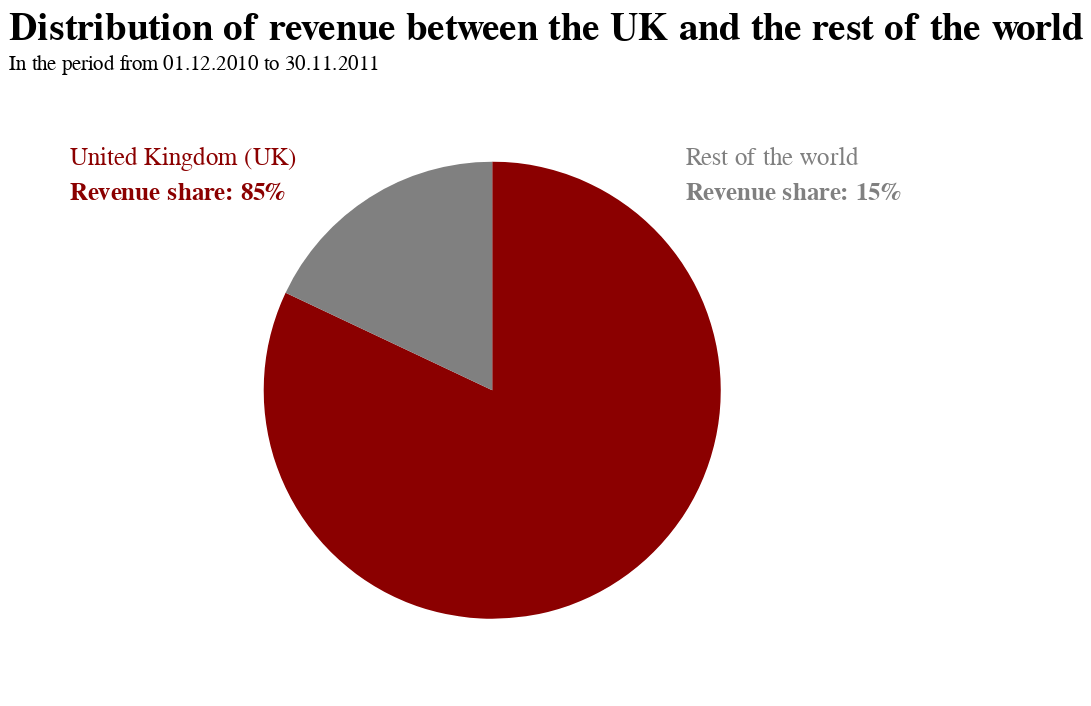

Notebook code for this chart:
### Markdown cell above
#### Chart Beschreibung
Anschließend soll nun dargestellt werden, wie die tatsächliche prozentuale Umsatzverteilung zwischen UK und anderen Ländern bzw. dem Rest der Welt ist, da im vorangegangen Chart bereits zu erkennen war, dass ein sehr großer Anteil auf Uk fällt (Länder neben UK werden zusammengefasst, da die Anteile sehr klein sind - hierdurch wird die Übersichtlichkeit gewährleistet). Als Visualisierungsart wird dabei ein Kreisdiagramm verwendet, um die Verhältnisse der Umsatzverteilung darzustellen. Das Diagramm wird verwendet da nur zwei Ausprägungen vorhanden sind und so eine Interpretation leicht für den Nutzer möglich ist. Um den Chart zu optimieren wird Clutter eleminiert indem Hilfs und Gridlinien, sowie die Rahmen rechts und oben entfernt werden (Closure). Zudem wird die separate Legende entfernt und in den Chart integriert. Hier wird durch den farblichen Text, welcher die zwei Kategorien beschreibt die Legende ersetzt (Closure). Durch die Nähe des Textes an den Kategorien des Chartes(Proximity) werden die Kategorien mit der Schrift zusätzlich assoziiert. Der Fokus wird gezielt mit (hue) Farbe (rot) und (shape) Form, sowie Breite (Width) des Textes auf den aktuellen Stand des Umsatzanteils des Landes UK gelegt.

### Code cell
# funktioniert
chart = alt.Chart(df_plot).encode(
    theta=alt.Theta("TotalPrice:Q"), 
    color=alt.condition(
        alt.FieldOneOfPredicate("Country", ["United Kingdom"]),
        alt.value("darkred"),     
        alt.value("grey")     
    )
).properties(
    title={"text":["Distribution of revenue between the UK and the rest of the world"], "subtitle":["In the period from 01.12.2010 to 30.11.2011"]},
    width=550,
    height=350
)

pie = chart.mark_arc(outerRadius=130)
#text = chart.mark_text(radius=130, size=12).encode(text="Country:N")

text_uk = alt.Chart().mark_text(
    align="left",
    baseline="bottom",
    fontSize=14,
    fontWeight=400,
    color="darkred"
).encode(
    x=alt.value(35),  # pixels from left
    y=alt.value(50),  # pixels from top
    text=alt.value("United Kingdom (UK)")
)
revenue_uk = alt.Chart().mark_text(
    align="left",
    baseline="bottom",
    fontSize=14,
    fontWeight=700,
    color="darkred"
).encode(
    x=alt.value(35),  # pixels from left
    y=alt.value(70),  # pixels from top
    text=alt.value("Revenue share: 85%")
)

text_rest = alt.Chart().mark_text(
    align="left",
    baseline="bottom",
    fontSize=14,
    fontWeight=400,
    color="grey"
).encode(
    x=alt.value(385),  # pixels from left
    y=alt.value(50),  # pixels from top
    text=alt.value("Rest of the world")
)

revenue_rest = alt.Chart().mark_text(
    align="left",
    baseline="bottom",
    fontSize=14,
    fontWeight=700,
    color="grey"
).encode(
    x=alt.value(385),  # pixels from left
    y=alt.value(70),  # pixels from top
    text=alt.value("Revenue share: 15%")
)

alt.layer(pie, text_uk, revenue_uk, text_rest, revenue_rest).configure_view(
    strokeWidth=0
).configure_title(
    fontSize=22,
    font="Arial",
    color="black",
    anchor="start"
).configure_axis(
    labelFont="Arial",
    titleFont="Arial",
    labelFontSize=14,
    titleFontSize=16
)

### Figure 1 — Vega-Lite specification as saved in the notebook (floating-point values rounded to 4 significant figures)
{"config": {"view": {"continuousWidth": 400, "continuousHeight": 300, "strokeWidth": 0}, "axis": {"labelFont": "Arial", "labelFontSize": 14, "titleFont": "Arial", "titleFontSize": 16}, "title": {"anchor": "start", "color": "black", "font": "Arial", "fontSize": 22}}, "layer": [{"data": {"name": "data-f06da2a50347abd053a70f6745821e11"}, "mark": {"type": "arc", "outerRadius": 130}, "encoding": {"color": {"condition": {"value": "darkred", "test": {"field": "Country", "oneOf": ["United Kingdom"]}}, "value": "grey"}, "theta": {"field": "TotalPrice", "type": "quantitative"}}, "height": 350, "title": {"text": ["Distribution of revenue between the UK and the rest of the world"], "subtitle": ["In the period from 01.12.2010 to 30.11.2011"]}, "width": 550}, {"data": {"name": "empty"}, "mark": {"type": "text", "align": "left", "baseline": "bottom", "color": "darkred", "fontSize": 14, "fontWeight": 400}, "encoding": {"text": {"value": "United Kingdom (UK)"}, "x": {"value": 35}, "y": {"value": 50}}}, {"data": {"name": "empty"}, "mark": {"type": "text", "align": "left", "baseline": "bottom", "color": "darkred", "fontSize": 14, "fontWeight": 700}, "encoding": {"text": {"value": "Revenue share: 85%"}, "x": {"value": 35}, "y": {"value": 70}}}, {"data": {"name": "empty"}, "mark": {"type": "text", "align": "left", "baseline": "bottom", "color": "grey", "fontSize": 14, "fontWeight": 400}, "encoding": {"text": {"value": "Rest of the world"}, "x": {"value": 385}, "y": {"value": 50}}}, {"data": {"name": "empty"}, "mark": {"type": "text", "align": "left", "baseline": "bottom", "color": "grey", "fontSize": 14, "fontWeight": 700}, "encoding": {"text": {"value": "Revenue share: 15%"}, "x": {"value": 385}, "y": {"value": 70}}}], "$schema": "https://vega.github.io/schema/vega-lite/v4.17.0.json", "datasets": {"data-f06da2a50347abd053a70f6745821e11": [{"Country": "United Kingdom", "TotalPrice": 6508.0}, {"Country": "Rest of the world", "TotalPrice": 1426.0}], "empty": [{}]}}
